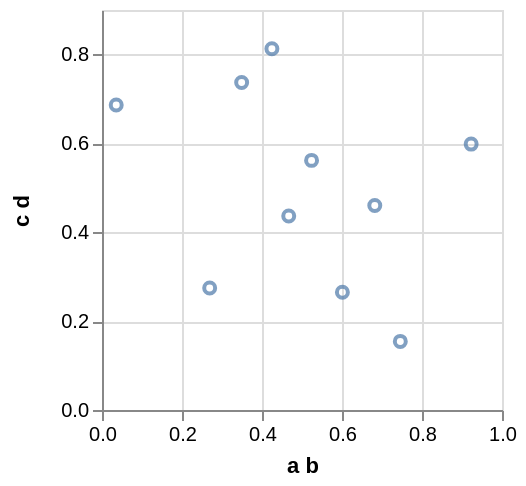

This figure's Vega-Lite source:
### Vega specification from a JSON file in a GitHub repository (floating-point values rounded to 4 significant figures)
{"$schema": "https://vega.github.io/schema/vega/v3.0.json", "autosize": "pad", "padding": 5, "width": 200, "height": 200, "style": "cell", "data": [{"name": "source_0", "values": [{"a b": 0.9229, "c d": 0.5983}, {"a b": 0.682, "c d": 0.46}, {"a b": 0.03553, "c d": 0.6864}, {"a b": 0.3491, "c d": 0.7368}, {"a b": 0.4248, "c d": 0.813}, {"a b": 0.5239, "c d": 0.5616}, {"a b": 0.4668, "c d": 0.4366}, {"a b": 0.2692, "c d": 0.2747}, {"a b": 0.601, "c d": 0.2649}, {"a b": 0.7458, "c d": 0.1544}]}, {"name": "data_0", "source": "source_0", "transform": [{"type": "formula", "expr": "toNumber(datum[\"a b\"])", "as": "a b"}, {"type": "formula", "expr": "toNumber(datum[\"c d\"])", "as": "c d"}, {"type": "filter", "expr": "datum[\"a b\"] !== null && !isNaN(datum[\"a b\"]) && datum[\"c d\"] !== null && !isNaN(datum[\"c d\"])"}]}], "marks": [{"name": "marks", "type": "symbol", "style": ["point"], "from": {"data": "data_0"}, "encode": {"update": {"x": {"scale": "x", "field": "a b"}, "y": {"scale": "y", "field": "c d"}, "stroke": {"value": "#4c78a8"}, "fill": {"value": "transparent"}, "opacity": {"value": 0.7}}}}], "scales": [{"name": "x", "type": "linear", "domain": {"data": "data_0", "field": "a b"}, "range": [0, {"signal": "width"}], "nice": true, "zero": true}, {"name": "y", "type": "linear", "domain": {"data": "data_0", "field": "c d"}, "range": [{"signal": "height"}, 0], "nice": true, "zero": true}], "axes": [{"scale": "x", "orient": "bottom", "labelOverlap": true, "tickCount": {"signal": "ceil(width/40)"}, "title": "a b", "zindex": 1}, {"scale": "x", "orient": "bottom", "domain": false, "grid": true, "labels": false, "maxExtent": 0, "minExtent": 0, "tickCount": {"signal": "ceil(width/40)"}, "ticks": false, "zindex": 0, "gridScale": "y"}, {"scale": "y", "orient": "left", "labelOverlap": true, "tickCount": {"signal": "ceil(height/40)"}, "title": "c d", "zindex": 1}, {"scale": "y", "orient": "left", "domain": false, "grid": true, "labels": false, "maxExtent": 0, "minExtent": 0, "tickCount": {"signal": "ceil(height/40)"}, "ticks": false, "zindex": 0, "gridScale": "x"}], "config": {"axis": {"titlePadding": 5}, "axisY": {"minExtent": 30}}}
